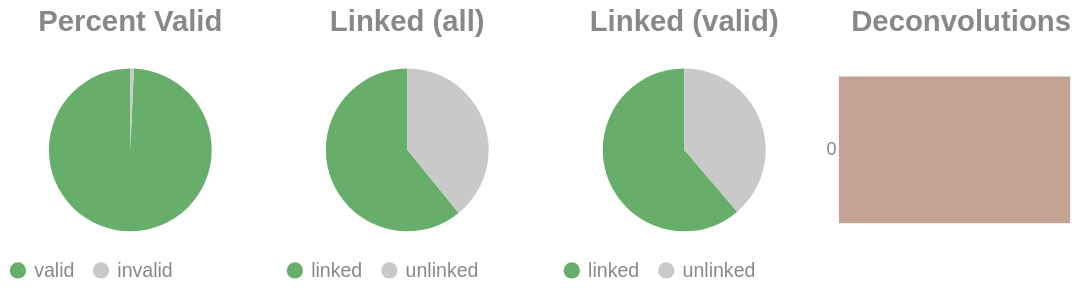

Here is the notebook cell this chart was saved with:
### Code cell
if SKIPLR:
    pass
else:
    clash = Counter()
    for i in valids['molecule'].to_list():
        _mol = i.split("-")
        if len(_mol) == 1:
            clash.update('0')
        else:
            clash.update(_mol[-1])

    _d = {"deconvolutions": [], 'count': []}
    for k,v in clash.items():
        _d['deconvolutions'].append(k)
        _d['count'].append(v)

    tot_valid = valids['reads'].sum()
    mask = valids['reads'] >= 2
    n_linked_reads = valids.filter(mask)['reads'].sum()
    if n_linked_reads == 0:
        print_html("No linked molecules (>=2 reads) were detected; skipping linked-only distributions.")
        SKIPLR = True
    else:
        perc_valid = round(tot_valid / n_reads, 4)
        linked_perc_abs = round(n_linked_reads / n_reads, 4)
        linked_perc = round(n_linked_reads / tot_valid, 4)

    _valid = pl.DataFrame({"valids": ['valid', 'invalid'], "count": [tot_valid, n_reads - tot_valid]})
    _linked_abs = pl.DataFrame({"linked (absolute)": ['linked', 'unlinked'], "count": [n_linked_reads, n_reads - n_linked_reads]})
    _linked_rel = pl.DataFrame({"linked (valids)": ['linked', 'unlinked'], "count": [n_linked_reads, tot_valid - n_linked_reads]})

    (
        alt.hconcat(
            piechart(_valid, goodval = 'valid', title = "Percent Valid"),
            piechart(_linked_abs, goodval = "linked", title =  "Linked (all)"),
            piechart(_linked_rel, goodval = "linked", title =  "Linked (valid)"),
            convolutionbar(pl.DataFrame(_d), title = "Deconvolutions"),
            center = True,
            bounds = 'flush'
        )
        .resolve_scale(color='independent')
        .resolve_legend('independent')
        .properties(usermeta={'embedOptions': {"actions": False}})
    ).display()

### Figure 1 — Vega-Lite specification as saved in the notebook (floating-point values rounded to 4 significant figures)
{"width": "container", "height": 400, "config": {"title": {"anchor": "start", "dy": -15, "fontSize": 18, "color": "#888888", "subtitleColor": "#888888", "subtitleFontSize": 14}, "arc": {"fill": "#0072B2"}, "axis": {"domainColor": "#888888", "domainWidth": 0.5, "gridWidth": 0.2, "grid": false, "titleFontWeight": 400, "titleFontSize": 15, "labelFontSize": 11, "labelColor": "#888888", "tickColor": "#888888", "tickWidth": 0.2, "titleColor": "#888888"}, "axisBand": {"grid": false}, "axisX": {"grid": true, "tickSize": 10, "domainCap": "round"}, "axisY": {"domain": false, "grid": true, "tickSize": 0, "domainCap": "round"}, "background": "transparent", "header": {"labelFontSize": 15, "labelColor": "#888888", "titleFontSize": 15, "titleFontWeight": 600, "titleColor": "#888888"}, "legend": {"labelFont": "sans-serif", "labelFontSize": 12, "labelColor": "#888888", "symbolSize": 100, "symbolType": "circle", "titleFontSize": 12, "titlePadding": 10, "titleColor": "#888888", "title": null}, "range": {"category": ["#E69F00", "#56B4E9", "#009E73", "#F0E442", "#0072B2", "#D55E00", "#CC79A7", "#000000"], "diverging": ["#cfe8f3", "#a2d4ec", "#73bfe2", "#46abdb", "#1696d2", "#12719e"]}, "area": {"fill": "#0072B2", "fillOpacity": 0.7, "line": true, "strokeOpacity": 0.7}, "line": {"color": "#0072B2", "stroke": "#0072B2", "strokeWidth": 2}, "trail": {"color": "#0072B2", "stroke": "#0072B2", "strokeWidth": 0, "size": 1}, "point": {"filled": true, "fillOpacity": 1.0, "size": 95}, "text": {"color": "#888888", "fontSize": 11, "align": "right", "fontWeight": 400, "size": 11}, "bar": {"fill": "#0072B2", "stroke": null}, "view": {"stroke": null, "continuousWidth": 660, "continuousHeight": 400}}, "hconcat": [{"data": {"name": "data-7e4403f1ad9d310fedbfc8010e813b2b"}, "mark": {"type": "arc"}, "encoding": {"color": {"field": "valids", "legend": {"orient": "bottom", "title": null}, "scale": {"domain": ["valid", "invalid"], "range": ["#68ae6b", "#C9C9C9"]}, "title": "Valids", "type": "nominal"}, "theta": {"field": "count", "type": "quantitative"}, "tooltip": [{"field": "valids", "title": "Valids", "type": "ordinal"}, {"field": "percent", "format": ".2%", "title": "Percent", "type": "quantitative"}, {"field": "count", "title": "Count", "type": "quantitative"}]}, "height": 100, "title": {"text": "Percent Valid", "align": "center", "anchor": "middle"}, "transform": [{"calculate": "datum.count / 13293436", "as": "percent"}], "width": 150}, {"data": {"name": "data-abbf945c160391a14b28de6fda198e40"}, "mark": {"type": "arc"}, "encoding": {"color": {"field": "linked (absolute)", "legend": {"orient": "bottom", "title": null}, "scale": {"domain": ["linked", "unlinked"], "range": ["#68ae6b", "#C9C9C9"]}, "title": "Linked (Absolute)", "type": "nominal"}, "theta": {"field": "count", "type": "quantitative"}, "tooltip": [{"field": "linked (absolute)", "title": "Linked (Absolute)", "type": "ordinal"}, {"field": "percent", "format": ".2%", "title": "Percent", "type": "quantitative"}, {"field": "count", "title": "Count", "type": "quantitative"}]}, "height": 100, "title": {"text": "Linked (all)", "align": "center", "anchor": "middle"}, "transform": [{"calculate": "datum.count / 13293436", "as": "percent"}], "width": 150}, {"data": {"name": "data-07733f350ec76959dcf6d9296cd6e76a"}, "mark": {"type": "arc"}, "encoding": {"color": {"field": "linked (valids)", "legend": {"orient": "bottom", "title": null}, "scale": {"domain": ["linked", "unlinked"], "range": ["#68ae6b", "#C9C9C9"]}, "title": "Linked (Valids)", "type": "nominal"}, "theta": {"field": "count", "type": "quantitative"}, "tooltip": [{"field": "linked (valids)", "title": "Linked (Valids)", "type": "ordinal"}, {"field": "percent", "format": ".2%", "title": "Percent", "type": "quantitative"}, {"field": "count", "title": "Count", "type": "quantitative"}]}, "height": 100, "title": {"text": "Linked (valid)", "align": "center", "anchor": "middle"}, "transform": [{"calculate": "datum.count / 13200894", "as": "percent"}], "width": 150}, {"data": {"name": "data-ac01bdfad572582926153913768cc229"}, "mark": {"type": "bar"}, "encoding": {"color": {"field": "deconvolutions", "legend": null, "scale": {"scheme": "lightgreyred"}, "type": "nominal"}, "tooltip": [{"field": "deconvolutions", "title": "Deconvolutions", "type": "ordinal"}, {"field": "percent", "format": ".2%", "title": "Percent", "type": "quantitative"}, {"field": "count", "title": "Count", "type": "quantitative"}], "x": {"axis": null, "field": "count", "type": "quantitative"}, "y": {"field": "deconvolutions", "sort": "ascending", "title": null, "type": "nominal"}}, "height": 100, "title": {"text": "Deconvolutions", "align": "center", "anchor": "middle"}, "transform": [{"calculate": "datum.count / 7572041", "as": "percent"}], "width": 150}], "bounds": "flush", "center": true, "resolve": {"legend": {"angle": "independent"}, "scale": {"color": "independent"}}, "usermeta": {"embedOptions": {"actions": false}}, "$schema": "https://vega.github.io/schema/vega-lite/v6.1.0.json", "datasets": {"data-7e4403f1ad9d310fedbfc8010e813b2b": [{"valids": "valid", "count": 13200894}, {"valids": "invalid", "count": 92542}], "data-abbf945c160391a14b28de6fda198e40": [{"linked (absolute)": "linked", "count": 8091234}, {"linked (absolute)": "unlinked", "count": 5202202}], "data-07733f350ec76959dcf6d9296cd6e76a": [{"linked (valids)": "linked", "count": 8091234}, {"linked (valids)": "unlinked", "count": 5109660}], "data-ac01bdfad572582926153913768cc229": [{"deconvolutions": "0", "count": 7572041}]}}
